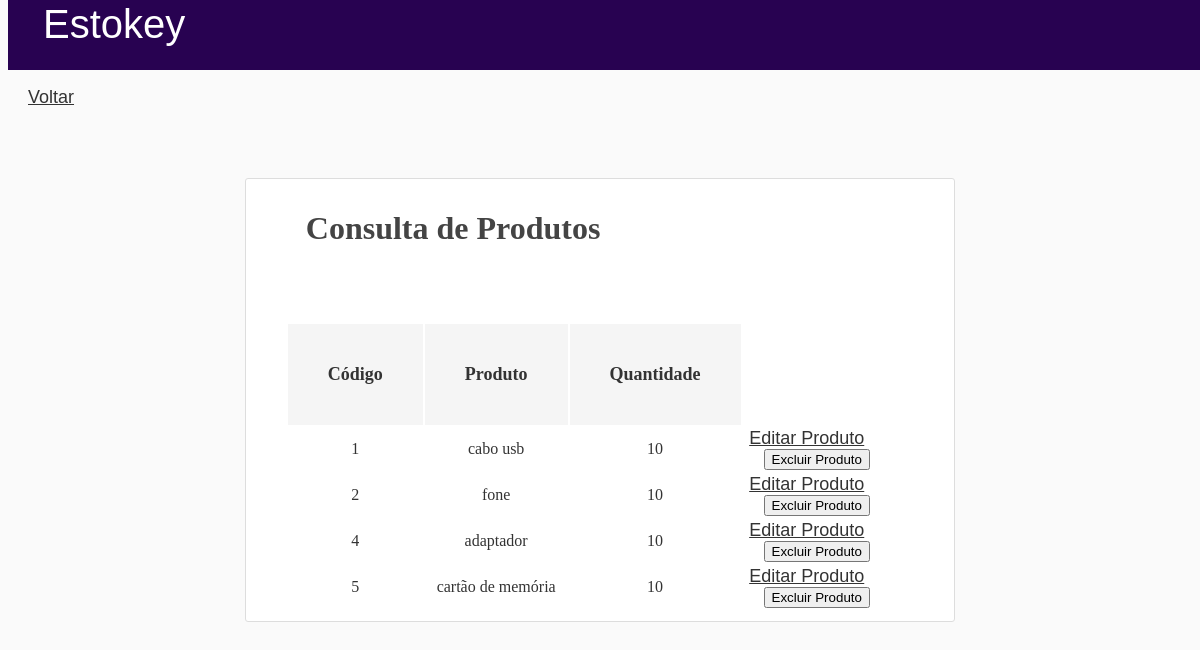
The page /consulta on the database its author committed.
### models.py (models this page shows, shortened)
class CadastroProduto(db.Model):
    __tablename__ = 'cadastro_produto'
    id = db.Column(db.Integer, primary_key=True)
    codigoprod = db.Column(db.Integer, nullable=False, unique=True)
    produto = db.Column(db.String(100), nullable=False)
    categoria = db.Column(db.String(50))
    quantidade = db.Column(db.Integer)

### routes.py (the view)
@bp.route("/consulta", methods=['GET', 'POST'])
def consulta():
    produtos = CadastroProduto.query.order_by(CadastroProduto.codigoprod)
    if not produtos:
        flash(f'Nenhum produto cadastrado ainda!')
        return redirect(url_for('main.consulta'))
    return render_template('consulta.html', produtos=produtos)

### templates/consulta.html (shortened to what this page needs)
<!DOCTYPE html>
<html lang="pt-BR">
<head>
    <link rel="stylesheet" type="text/css" href="{{ url_for('static', filename='style.css') }}">
</head>
<body>
    <header class="site-header">
        <nav class="navbar navbar-expand-md navbar-dark bg-steel fixed-top">
          <div class="container"> <p class="Main">Estokey</p> </div>
          <a class="voltar" href="{{ url_for('main.home') }}">Voltar</a>
    </header>
    <div class="container-content">
        <h1>Consulta de Produtos</h1>
        <br>
        <br><br>
    <table class="resultado-consulta">
        <thead>
            <tr>
                <th>Código</th> <th>Produto</th> <th>Quantidade</th>
            </tr>
        </thead>
        <tbody>
            {% if produtos %}
                {% for p in produtos %}
                    <tr>
                        <td>{{ p.codigoprod }}</td>
                        <td>{{ p.produto }}</td>
                        <td>{{ p.quantidade }}</td>
                        <td>
                            <div class="editar_produto">
                            <a href="{{ url_for('main.editar_produto', id=p.id)}}">Editar Produto</a>
                                <form method="POST" action="{{ url_for('main.excluir_produto', id=p.id) }}" onsubmit="return confirm('Deseja excluir este produto?');">
                                    <button type="submit" class="btn btn-danger">Excluir Produto</button>
                                </form>
                            </div>
                        </td>
                    </tr>
                {% endfor %}
            {% endif %}
        </tbody>
    </table>
</div>
</body>
</html>

### static/style.css (style rules this page uses)
body { background: #fafafa; color: #333333; }
h1, h2, h3 { padding-left: 20px; color: #444444; }
form { padding-left: 20px; }
a { font-size: large; font-family: Arial, Helvetica, sans-serif; color: #333333; }
p { font-size: large; font-family: Arial, Helvetica, sans-serif; }
header { background-color: #280251; color: white; height: 70px; width: 100%; top: 0; position: fixed; display: flex; align-items: center; justify-content: left; padding: 0 20px; box-sizing: border-box; font-weight: 500; }
.Main { color: white; font-family: sans-serif; font-size: 40px; padding-left: 15px; }
.container-content { margin-top: 15%; margin-left: 20%; margin-right: 20%; padding: 10px 40px; text-align: justify; background: #ffffff; border: 1px solid #dddddd; border-radius: 3px; margin-bottom: 20px; }
th { font-size: large; background-color: whitesmoke; padding: 40px; }
td { align-items: center; text-align: center; }
.resultado-consulta { padding: 10; }
.voltar { padding-right: 15px; }

### rows shown on the page
CadastroProduto: codigoprod "1", produto "cabo usb", quantidade "10"
CadastroProduto: codigoprod "2", produto "fone", quantidade "10"
CadastroProduto: codigoprod "4", produto "adaptador", quantidade "10"
CadastroProduto: codigoprod "5", produto "cartão de memória", quantidade "10"
